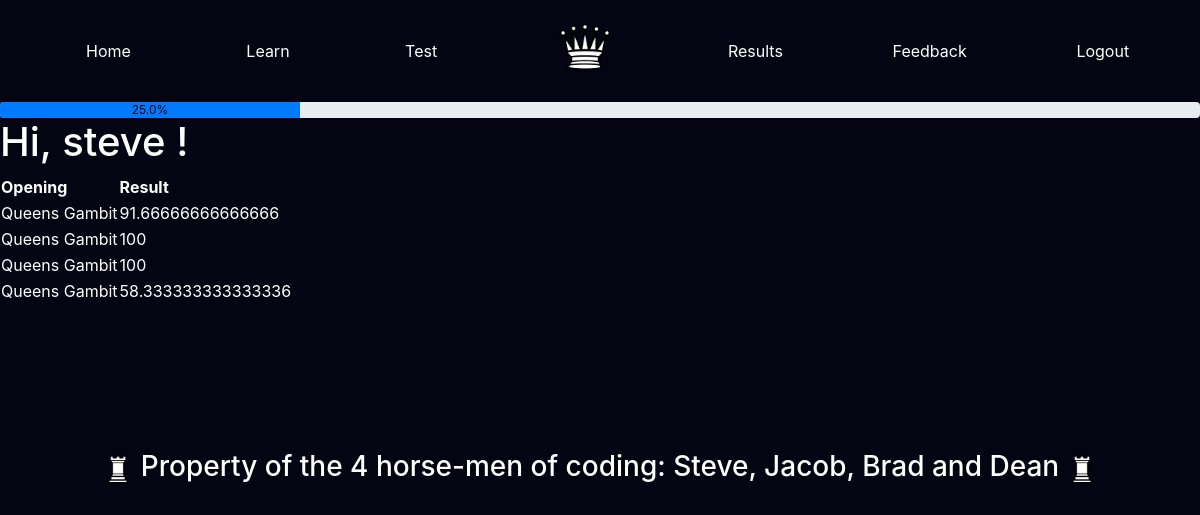
/results/Queens Gambit/ (signed in), run on an earlier commit of the app's database.
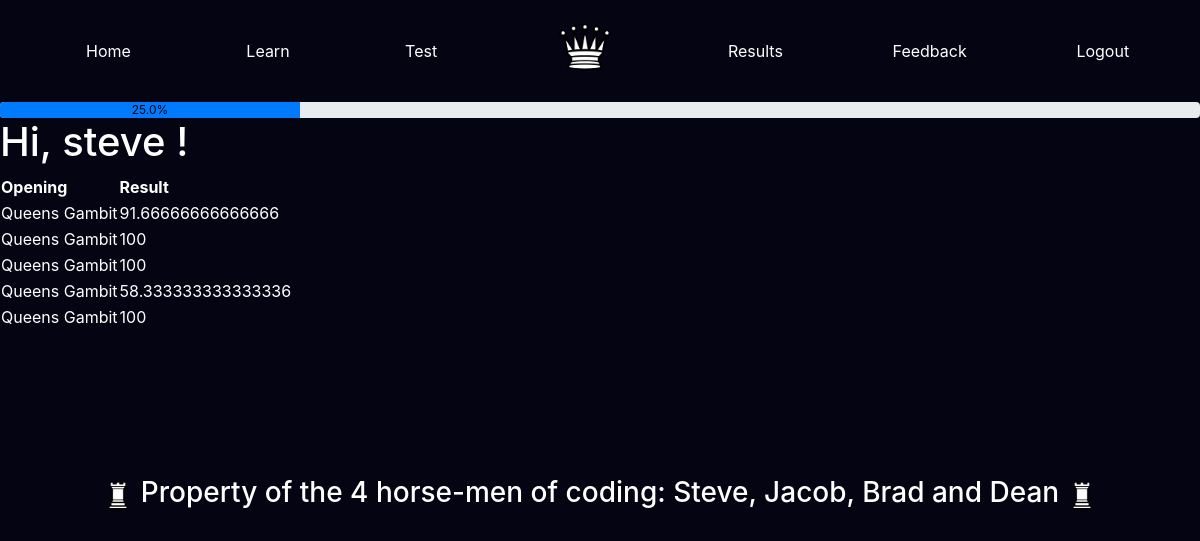
And on a later commit of the database.
### app/models.py (models this page shows, shortened)
class User(UserMixin, db.Model):
    id = db.Column(db.Integer, primary_key=True)
    username = db.Column(db.String(64), index=True, unique=True)
    email = db.Column(db.String(120), index=True, unique=True)
    password_hash = db.Column(db.String(128))
    posts = db.relationship('Post', backref='author', lazy='dynamic')
    results = db.relationship('Results', backref = 'student', lazy = 'dynamic')

class Results(db.Model):
    id = db.Column(db.Integer, primary_key=True)
    opening = db.Column(db.String(140))
    result =db.Column(db.Integer)
    incorrect = db.Column(db.ARRAY(db.String(140)))
    passed = db.Column(db.Boolean)
    timestamp = db.Column(db.DateTime, index=True, default=datetime.utcnow)
    user_id = db.Column(db.Integer, db.ForeignKey('user.id'))

### app/routes.py (the view)
@app.route('/results/<opening>/', methods=['GET', 'POST'])
@login_required
def results(opening):
    res = Results.query.filter_by(user_id = current_user.id, passed = True)
    openings = []
    for r in res:
        openings.append(r.opening)
    numerator = len(set(openings))
    denominator = Openings.query.all()
    denominator = len(denominator)
    complete = str((numerator/denominator)*100 ) + '%'
    u = User.query.get(current_user.id)
    res = Results.query.filter_by(user_id = current_user.id, opening = opening)
    return render_template('results.html', title='results', query = res, prog=complete)

### app/models.py (called while the page is built)
@login.user_loader
def load_user(id):
    return User.query.get(int(id))

### app/templates/results.html
{% extends "base.html" %}
{% block content %}
<h1>Hi, {{current_user.username}} ! </h1>
<table>
<tr>
    <th>Opening</th>
    <th>Result</th>
</tr>
{% for r in query %}
<tr>
    <td>
        {{r.opening}}
    </td>
    <td>
        {{r.result}}
    </td>
</tr>
{% endfor %}
</table>
{% include "footer.html" %}
{% endblock %}

### app/templates/base.html (shortened to what this page needs)
<!DOCTYPE html>
<html>
    <head>
        <link rel="stylesheet" href="https://maxcdn.bootstrapcdn.com/bootstrap/4.5.2/css/bootstrap.min.css">
  </head>
  <body>
    <nav class="navbar navbar-expand-sm justify-content-center" style="background-color: rgb(5, 4, 19); padding-left: 2.6%;">
      <ul class="navbar-nav nav-fill w-100">
        <li class="nav-item" style="padding-top: 2%; padding-right: 0.5%;">
          <a class="nav-link" href="{{ url_for('index') }}">Home</a>
        </li>
        <li class="nav-item" style="padding-top: 2%; padding-right: 0.5%;">
          <a class="nav-link" href="{{ url_for('newLearn') }}">Learn</a>
        </li>
        <li class="nav-item" style="padding-top: 2%; padding-right: 0.5%;">
          <a class="nav-link" href="{{ url_for('newTest') }}">Test</a>
        </li>
        <a class="navbar-brand mx-auto" href="#" style="padding-left: 5%; padding-right: 5%; padding-top: 0.75%;">
          <img src="static/img/chesspieces/wikipedia/wQ.png" alt="logo" style="width:60px;">
        </a>
        <li class="nav-item" style="padding-top: 2%;">
          <a class="nav-link" href="{{ url_for('selectresult') }}">Results</a>
        </li>
        <li class="nav-item" style="padding-top: 2%;">
          <a class="nav-link" href="{{ url_for('feedback2') }}">Feedback</a>
        </li>
        <li class="nav-item" style="padding-top: 2%;">
          <a class="nav-link" href="{{ url_for('logout') }}">Logout</a>
        </li>
      </ul>
    </nav>
    <div class = "progress" style="margin-top: 1%;">
      <div class = "progress-bar" role = "progressbar" style = "width: {{prog}}; color: black;";  aria-valuemin="0" aria-valuemax="100">{{prog}}</div>
    </div>
        {% block content %}{% endblock %}
    </body>
</html>

### app/templates/footer.html (shortened to what this page needs)
<!DOCTYPE html>
<html>
    <head>
        <link rel="stylesheet" href="https://maxcdn.bootstrapcdn.com/bootstrap/4.5.2/css/bootstrap.min.css">
  </head>
    <body>
      <div id='footer' class="text-align">
        <h3>
          <img src="static/img/chesspieces/wikipedia/wR.png" alt="footerking" style="height: 40px; width:30px;">
          Property of the 4 horse-men of coding: Steve, Jacob, Brad and Dean
          <img src="static/img/chesspieces/wikipedia/wR.png" alt="footerking" style="height: 40px; width:30px;">
        </h3>
      </div>
    </body>
</html>

### app/templates/base.html (style rules this page uses)
.nav-link { color: white; }

### app/templates/footer.html (style rules this page uses)
* { color: white; }
body { background-color: rgb(5, 4, 19); }
#footer { position:relative; bottom:0; width:100%; height:40px; padding-top: 2%; display: table; margin-top: 10%; }
.text-align { display: table-cell; vertical-align: middle; text-align: center; }

What changed in the data, as far as the page shows it:
added Results: opening "Queens Gambit", result "100"
